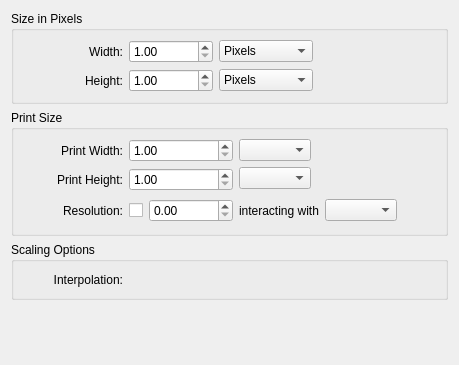
<?xml version="1.0" encoding="UTF-8"?>
<ui version="4.0">
 <class>WdgImageScale</class>
 <widget class="QWidget" name="WdgImageScale">
  <property name="geometry">
   <rect>
    <x>0</x>
    <y>0</y>
    <width>459</width>
    <height>365</height>
   </rect>
  </property>
  <property name="windowTitle">
   <string>Scale To New Size</string>
  </property>
  <layout class="QVBoxLayout" name="verticalLayout">
   <item>
    <widget class="QGroupBox" name="groupPixelSize">
     <property name="title">
      <string>Size in Pixels</string>
     </property>
     <property name="flat">
      <bool>true</bool>
     </property>
     <layout class="QGridLayout" name="gridLayout_3">
      <item row="0" column="0">
       <spacer name="spacer_6">
        <property name="orientation">
         <enum>Qt::Horizontal</enum>
        </property>
        <property name="sizeType">
         <enum>QSizePolicy::Fixed</enum>
        </property>
        <property name="sizeHint" stdset="0">
         <size>
          <width>100</width>
          <height>0</height>
         </size>
        </property>
       </spacer>
      </item>
      <item row="1" column="0">
       <widget class="QLabel" name="labelWidth">
        <property name="text">
         <string>Width:</string>
        </property>
        <property name="alignment">
         <set>Qt::AlignRight|Qt::AlignTrailing|Qt::AlignVCenter</set>
        </property>
        <property name="buddy">
         <cstring>intPixelWidth</cstring>
        </property>
       </widget>
      </item>
      <item row="1" column="1">
       <widget class="QSpinBox" name="intPixelWidth">
        <property name="minimum">
         <number>1</number>
        </property>
        <property name="maximum">
         <number>1000000</number>
        </property>
       </widget>
      </item>
      <item row="1" column="5" rowspan="2">
       <widget class="KoAspectButton" name="aspectPixels">
        <property name="text">
         <string/>
        </property>
       </widget>
      </item>
      <item row="1" column="6" rowspan="2">
       <spacer>
        <property name="orientation">
         <enum>Qt::Horizontal</enum>
        </property>
        <property name="sizeHint" stdset="0">
         <size>
          <width>0</width>
          <height>0</height>
         </size>
        </property>
       </spacer>
      </item>
      <item row="2" column="0">
       <widget class="QLabel" name="labelHeight">
        <property name="text">
         <string>Height:</string>
        </property>
        <property name="alignment">
         <set>Qt::AlignRight|Qt::AlignTrailing|Qt::AlignVCenter</set>
        </property>
        <property name="buddy">
         <cstring>intPixelHeight</cstring>
        </property>
       </widget>
      </item>
      <item row="2" column="1">
       <widget class="QSpinBox" name="intPixelHeight">
        <property name="minimumSize">
         <size>
          <width>80</width>
          <height>0</height>
         </size>
        </property>
        <property name="minimum">
         <number>1</number>
        </property>
        <property name="maximum">
         <number>1000000</number>
        </property>
       </widget>
      </item>
      <item row="1" column="3">
       <widget class="QComboBox" name="cmbWidthPixelUnit">
        <item>
         <property name="text">
          <string>Pixels</string>
         </property>
        </item>
        <item>
         <property name="text">
          <string>Percent (%)</string>
         </property>
        </item>
       </widget>
      </item>
      <item row="2" column="3">
       <widget class="QComboBox" name="cmbHeightPixelUnit">
        <item>
         <property name="text">
          <string>Pixels</string>
         </property>
        </item>
        <item>
         <property name="text">
          <string>Percent (%)</string>
         </property>
        </item>
       </widget>
      </item>
      <item row="1" column="1">
       <widget class="QDoubleSpinBox" name="doublePercentageWidth">
        <property name="minimumSize">
         <size>
          <width>80</width>
          <height>0</height>
         </size>
        </property>
        <property name="decimals">
         <number>2</number>
        </property>
        <property name="minimum">
         <double>1.000000000000000</double>
        </property>
        <property name="maximum">
         <double>100000000.000000000000000</double>
        </property>
       </widget>
      </item>
      <item row="2" column="1">
       <widget class="QDoubleSpinBox" name="doublePercentageHeight">
        <property name="minimumSize">
         <size>
          <width>80</width>
          <height>0</height>
         </size>
        </property>
        <property name="minimum">
         <double>1.000000000000000</double>
        </property>
        <property name="maximum">
         <double>100000000.000000000000000</double>
        </property>
       </widget>
      </item>
     </layout>
    </widget>
   </item>
   <item>
    <widget class="QGroupBox" name="groupPhysicalsize">
     <property name="title">
      <string>Print Size</string>
     </property>
     <property name="flat">
      <bool>true</bool>
     </property>
     <layout class="QGridLayout" name="gridLayout_4">
      <item row="0" column="0">
       <spacer name="spacer_5">
        <property name="orientation">
         <enum>Qt::Horizontal</enum>
        </property>
        <property name="sizeType">
         <enum>QSizePolicy::Fixed</enum>
        </property>
        <property name="sizeHint" stdset="0">
         <size>
          <width>100</width>
          <height>0</height>
         </size>
        </property>
       </spacer>
      </item>
      <item row="1" column="1">
       <widget class="QDoubleSpinBox" name="doublePhysicalWidth">
        <property name="minimumSize">
         <size>
          <width>80</width>
          <height>0</height>
         </size>
        </property>
        <property name="decimals">
         <number>2</number>
        </property>
        <property name="minimum">
         <double>1.000000000000000</double>
        </property>
        <property name="maximum">
         <double>100000000.000000000000000</double>
        </property>
       </widget>
      </item>
      <item row="1" column="2" rowspan="2">
       <layout class="QGridLayout" name="gridLayout_2">
        <item row="0" column="0">
         <widget class="QComboBox" name="cmbWidthUnit"/>
        </item>
        <item row="0" column="1" rowspan="2">
         <widget class="KoAspectButton" name="aspectPhysical">
          <property name="text">
           <string/>
          </property>
         </widget>
        </item>
        <item row="0" column="2" rowspan="2">
         <spacer name="spacer_3">
          <property name="orientation">
           <enum>Qt::Horizontal</enum>
          </property>
          <property name="sizeHint" stdset="0">
           <size>
            <width>0</width>
            <height>27</height>
           </size>
          </property>
         </spacer>
        </item>
        <item row="1" column="0">
         <widget class="QComboBox" name="cmbHeightUnit"/>
        </item>
       </layout>
      </item>
      <item row="1" column="0">
       <widget class="QLabel" name="labelPhysicalWidth">
        <property name="text">
         <string>Print Width:</string>
        </property>
        <property name="alignment">
         <set>Qt::AlignRight|Qt::AlignTrailing|Qt::AlignVCenter</set>
        </property>
        <property name="buddy">
         <cstring>doublePhysicalWidth</cstring>
        </property>
       </widget>
      </item>
      <item row="2" column="0">
       <widget class="QLabel" name="labelPhysicalHeight">
        <property name="text">
         <string>Print Height:</string>
        </property>
        <property name="alignment">
         <set>Qt::AlignRight|Qt::AlignTrailing|Qt::AlignVCenter</set>
        </property>
        <property name="buddy">
         <cstring>doublePhysicalHeight</cstring>
        </property>
       </widget>
      </item>
      <item row="2" column="1">
       <widget class="QDoubleSpinBox" name="doublePhysicalHeight">
        <property name="minimumSize">
         <size>
          <width>80</width>
          <height>0</height>
         </size>
        </property>
        <property name="minimum">
         <double>1.000000000000000</double>
        </property>
        <property name="maximum">
         <double>100000000.000000000000000</double>
        </property>
       </widget>
      </item>
      <item row="3" column="0">
       <widget class="QLabel" name="labelResolution">
        <property name="text">
         <string>Resolution:</string>
        </property>
        <property name="alignment">
         <set>Qt::AlignRight|Qt::AlignTrailing|Qt::AlignVCenter</set>
        </property>
       </widget>
      </item>
      <item row="3" column="1">
       <layout class="QHBoxLayout" name="horizontalLayout_2">
        <item>
         <widget class="QCheckBox" name="chkAffectResolution">
          <property name="text">
           <string/>
          </property>
         </widget>
        </item>
        <item>
         <widget class="QDoubleSpinBox" name="doubleResolution">
          <property name="minimumSize">
           <size>
            <width>70</width>
            <height>0</height>
           </size>
          </property>
          <property name="maximum">
           <double>100000000.000000000000000</double>
          </property>
         </widget>
        </item>
       </layout>
      </item>
      <item row="3" column="2">
       <layout class="QHBoxLayout" name="horizontalLayout">
        <item>
         <widget class="QLabel" name="labelInteractor">
          <property name="text">
           <string>interacting with</string>
          </property>
         </widget>
        </item>
        <item>
         <widget class="QComboBox" name="cmbInteractor"/>
        </item>
        <item>
         <spacer name="spacer_4">
          <property name="orientation">
           <enum>Qt::Horizontal</enum>
          </property>
          <property name="sizeHint" stdset="0">
           <size>
            <width>0</width>
            <height>27</height>
           </size>
          </property>
         </spacer>
        </item>
       </layout>
      </item>
     </layout>
    </widget>
   </item>
   <item>
    <widget class="QGroupBox" name="groupBox">
     <property name="title">
      <string>Scaling Options</string>
     </property>
     <property name="flat">
      <bool>true</bool>
     </property>
     <layout class="QGridLayout" name="gridLayout">
      <item row="0" column="0">
       <spacer name="spacer_8">
        <property name="orientation">
         <enum>Qt::Horizontal</enum>
        </property>
        <property name="sizeType">
         <enum>QSizePolicy::Fixed</enum>
        </property>
        <property name="sizeHint" stdset="0">
         <size>
          <width>100</width>
          <height>0</height>
         </size>
        </property>
       </spacer>
      </item>
      <item row="1" column="0">
       <widget class="QLabel" name="labelFilter">
        <property name="text">
         <string>Interpolation:</string>
        </property>
        <property name="alignment">
         <set>Qt::AlignRight|Qt::AlignTrailing|Qt::AlignVCenter</set>
        </property>
        <property name="buddy">
         <cstring>doublePhysicalWidth</cstring>
        </property>
       </widget>
      </item>
      <item row="1" column="2">
       <spacer name="spacer">
        <property name="orientation">
         <enum>Qt::Horizontal</enum>
        </property>
        <property name="sizeHint" stdset="0">
         <size>
          <width>181</width>
          <height>17</height>
         </size>
        </property>
       </spacer>
      </item>
      <item row="1" column="1">
       <widget class="KisCmbIDList" name="cmbFilterType" native="true"/>
      </item>
     </layout>
    </widget>
   </item>
   <item>
    <spacer>
     <property name="orientation">
      <enum>Qt::Vertical</enum>
     </property>
     <property name="sizeHint" stdset="0">
      <size>
       <width>0</width>
       <height>0</height>
      </size>
     </property>
    </spacer>
   </item>
  </layout>
 </widget>
 <customwidgets>
  <customwidget>
   <class>KisCmbIDList</class>
   <extends></extends>
   <header>widgets/kis_cmb_idlist.h</header>
  </customwidget>
  <customwidget>
   <class>KoAspectButton</class>
   <extends>QLabel</extends>
   <header>KoAspectButton.h</header>
  </customwidget>
 </customwidgets>
 <tabstops>
  <tabstop>intPixelWidth</tabstop>
  <tabstop>doublePercentageWidth</tabstop>
  <tabstop>intPixelHeight</tabstop>
  <tabstop>doublePercentageHeight</tabstop>
  <tabstop>cmbWidthPixelUnit</tabstop>
  <tabstop>cmbHeightPixelUnit</tabstop>
  <tabstop>doublePhysicalWidth</tabstop>
  <tabstop>doublePhysicalHeight</tabstop>
  <tabstop>cmbWidthUnit</tabstop>
  <tabstop>cmbHeightUnit</tabstop>
  <tabstop>chkAffectResolution</tabstop>
  <tabstop>doubleResolution</tabstop>
  <tabstop>cmbInteractor</tabstop>
 </tabstops>
 <resources/>
 <connections/>
</ui>
